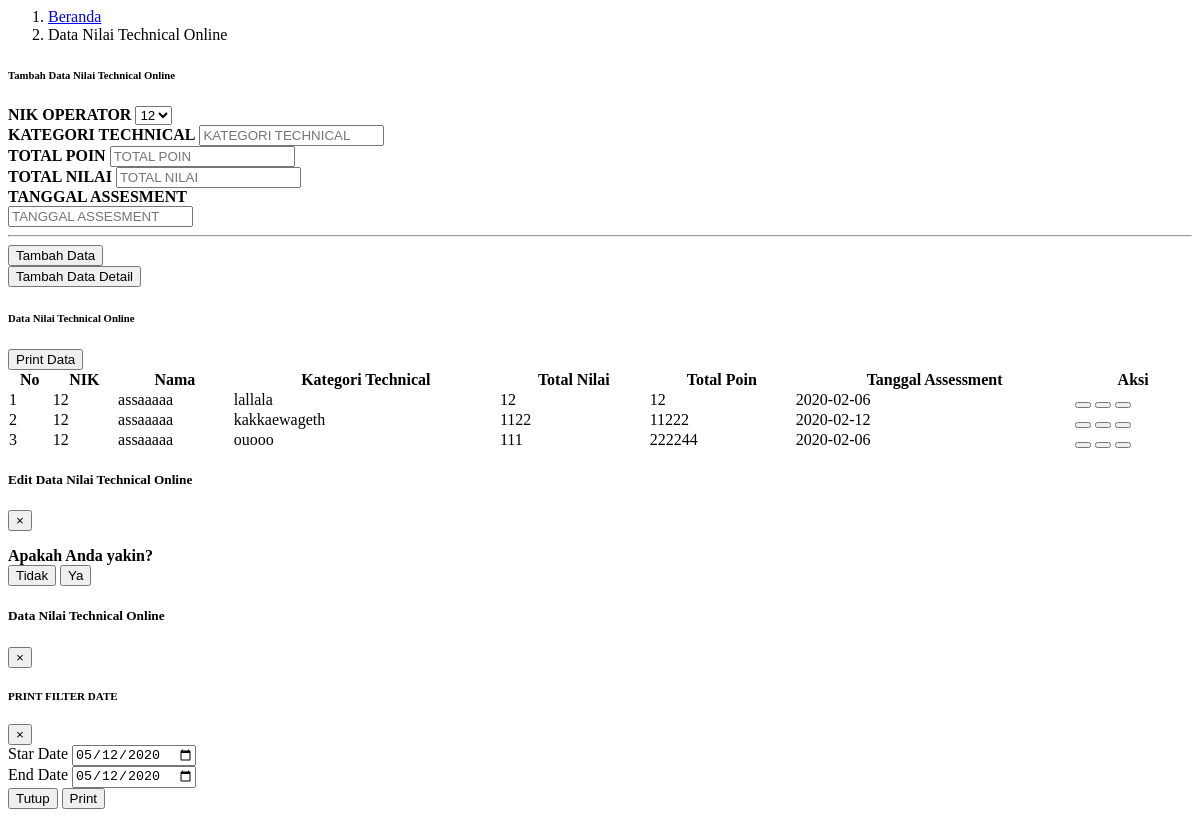
The app's page /module/admin/dataScore/dataScoreTechnical.php, older data.
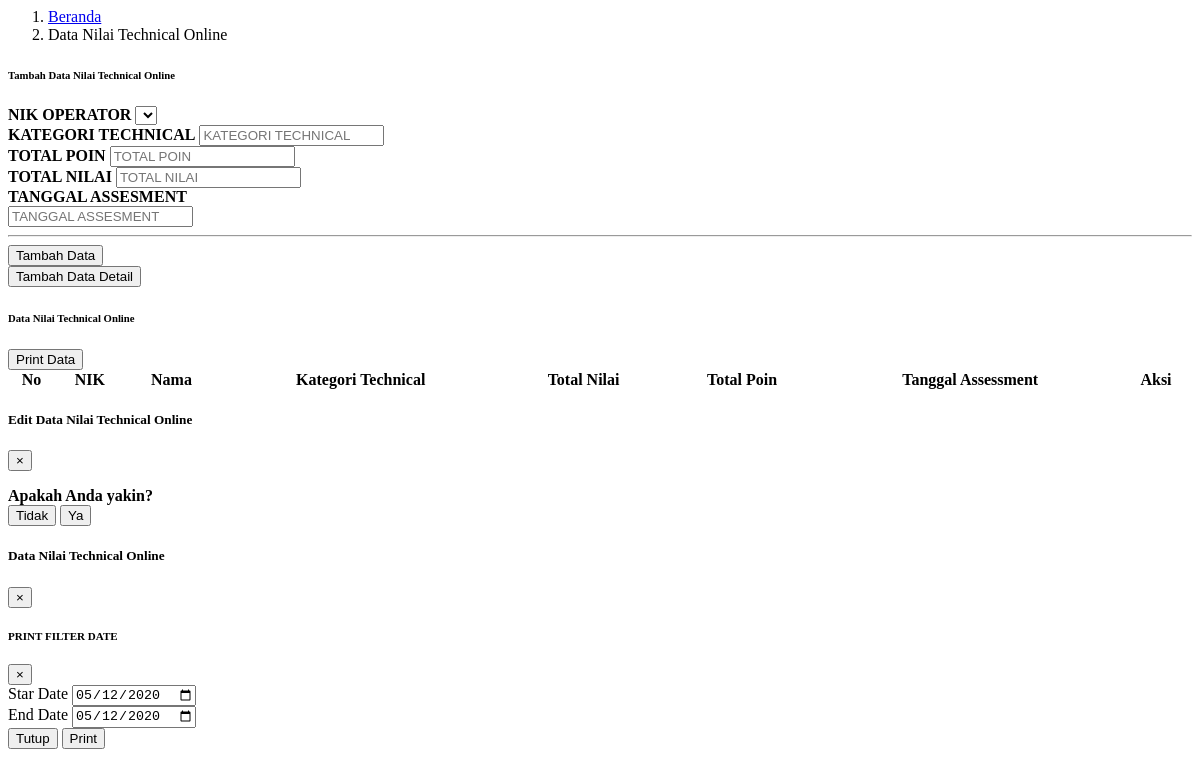
The same page, newer data.
### tables this page shows
CREATE TABLE `tabel_score_technical` (
  `id_score_technical` int(11) NOT NULL,
  `id_operator` int(11) NOT NULL,
  `kategori_technical` varchar(200) NOT NULL,
  `poin` int(15) NOT NULL,
  `nilai` int(11) NOT NULL,
  `tanggal_training` date NOT NULL
);

CREATE TABLE `tabel_operator` (
  `id_operator` int(30) NOT NULL,
  `id_user` int(11) NOT NULL,
  `id_jabatan` int(11) NOT NULL,
  `nama` varchar(50) NOT NULL,
  `nik` int(20) NOT NULL,
  `foto` text NOT NULL,
  `jenis_kelamin` enum('Laki-Laki','Perempuan') NOT NULL,
  `waktu_tambah` datetime NOT NULL,
  `waktu_edit` datetime NOT NULL
);

### process/proses_adminDataScoreTechnical.php (called while the page is built, shortened)
<?php
    function tampilOperator($con)
    {
        $tampilOperator="select * from tabel_operator";
        $resultTampilOperator=mysqli_query($con, $tampilOperator);
        return $resultTampilOperator;
    }
                ?>

### module/admin/dataScore/dataScoreTechnical.php (the view, shortened to what the changed rows need)
<?php
  include "../config/connection.php";
  include "../process/proses_adminDataScoreTechnical.php";
?>
<body>
    <div class="container-fluid" id="dataScore">
        <div class="card shadow mb-4">
            <div class="card-body">
                <form class="user" action="../process/proses_adminDataScoreTechnical.php?module=dataScoreTechnical&act=tambah" method="POST">
                    <div class="form-group row">
                        <div class="col-sm-12">
                            <label class="col-sm-6 small d-flex flex-column justify-content-center" for="nikTechnical" style="font-weight: bold">NIK OPERATOR</label>
                            <?php
                                $resultOperator = tampilOperator($con);
                            ?>
                            <select class="custom-select-karyawan my-1 mr-sm-2" name="nikTechnical">
                                <?php
                                    if(mysqli_num_rows($resultOperator) > 0){
                                        while($row = mysqli_fetch_assoc($resultOperator)){
                                            echo "<option value='".$row['id_operator']."'>".$row['nik']."</option>";
                                        }
                                    }
                                ?>
                            </select>
                        </div>
                    </div>
                </form>
            </div>
        </div>
        <div class="card shadow mb-4">
            <div class="card-body">
                <div class="table-responsive">
                    <table class="table table-bordered" id="dataTable" width="100%" cellspacing="0">
                        <thead>
                            <tr class="text-center">
                                <th>No</th>
                                <th>NIK</th>
                                <th>Nama</th>
                                <th>Kategori Technical</th>
                                <th>Total Nilai</th>
                                <th>Total Poin</th>
                                <th>Tanggal Assessment</th>
                                <th>Aksi</th>
                            </tr>
                        </thead>
                        <tbody>
                            <?php
                                $queryTampilData = "SELECT tst.*, tp.id_operator, tp.nik, tp.nama AS nama_operator FROM tabel_score_technical tst, tabel_operator tp WHERE tst.id_operator = tp.id_operator;
                                    ";
                                $resultTampilData = mysqli_query($con, $queryTampilData);
                                $index = 1;
                                if(mysqli_num_rows($resultTampilData) > 0){
                                    while($rowTampilData = mysqli_fetch_assoc($resultTampilData)){
                                        ?>
                                            <tr class="text-center" id-score-technical="<?php echo $rowTampilData["id_score_technical"] ?>">
                                                <td ><?php echo $index; ?></td>
                                                <td><?php echo $rowTampilData["nik"]; ?></td>
                                                <td><?php echo $rowTampilData["nama_operator"]; ?></td>
                                                <td><?php echo $rowTampilData["kategori_technical"]; ?></td>
                                                <td><?php echo $rowTampilData["poin"]; ?></td>
                                                <td><?php echo $rowTampilData["nilai"]; ?></td>
                                                <td><?php echo $rowTampilData["tanggal_training"]; ?></td>
                                                <td>
                                                    <button type="button" class="btn btn-warning info-dataScoreTechnical-admin mb-2 mb-sm-2" data-toggle="modal" data-target="#infoDataScoreTechnicalModal" id_scoreTechnicalInfo="<?php echo $rowTampilData["id_score_technical"];?>">
                                                    </button>
                                                    <button type="button" class="btn btn-primary edit-dataScoreTechnical-admin mb-2 mb-sm-2" data-toggle="modal" data-target="#editDataScoreTechnicalModal" id_scoreTechnicalEdit="<?php echo $rowTampilData["id_score_technical"];?>">
                                                    </button>
                                                    <button type="button" class="btn btn-danger hapus-dataScoreTechnical-admin mb-2 mb-sm-2" data-toggle="modal" data-target="#hapusDataScoreTechnicalModal" id_score_technical="<?php echo $rowTampilData["id_score_technical"];?>">
                                                    </button>
                                                </td>
                                            </tr>
                                        <?php
                                        $index++;
                                    }
                                    ?>
                                    <?php
                                }
                                else{
                                    ?>
                                    <?php
                                }
                            ?>
                        </tbody>
                    </table>
                </div>
            </div>
        </div>
    </div>
</body>

Row changes from the older to the newer data that the page shows:
removed tabel_score_technical: id_operator.nik "12", id_operator.nama "assaaaaa", kategori_technical "lallala", poin "12", nilai "12", tanggal_training "2020-02-06"
removed tabel_score_technical: id_operator.nik "12", id_operator.nama "assaaaaa", kategori_technical "kakkaewageth", poin "1122", nilai "11222", tanggal_training "2020-02-12"
removed tabel_score_technical: id_operator.nik "12", id_operator.nama "assaaaaa", kategori_technical "ouooo", poin "111", nilai "222244", tanggal_training "2020-02-06"
Text that changed along with them:
form field nikTechnical: "12" → (not shown)
